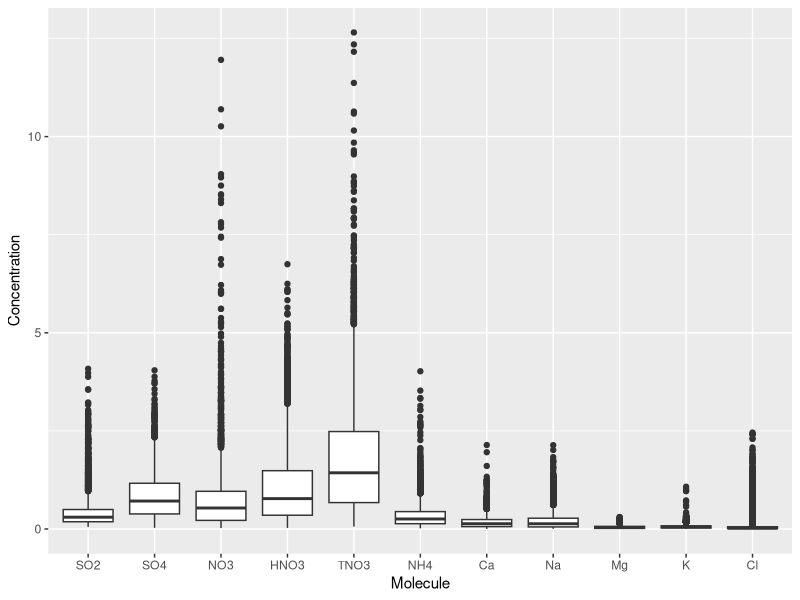
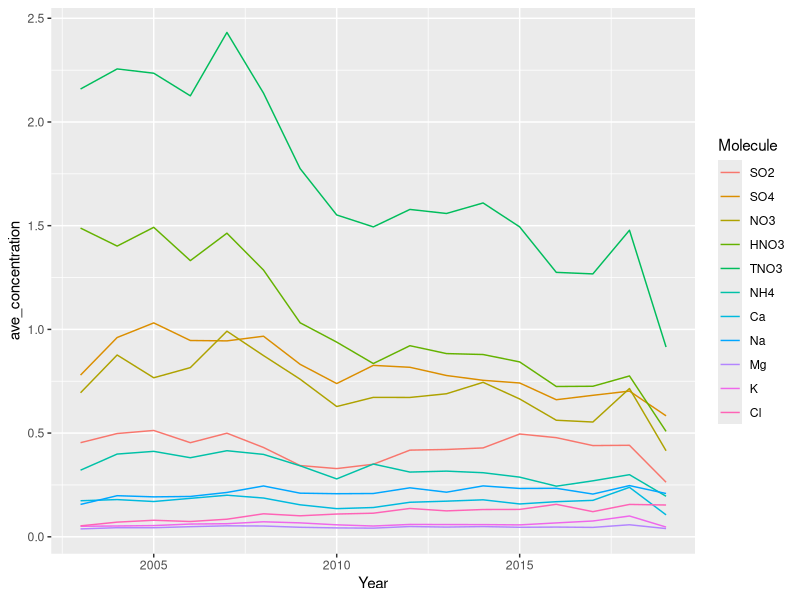

The R script that drew these images, in order:
## ---- chunk 1
library(tidyverse)
data <- read_csv("./Concentration - Weekly.csv")

## ---- chunk 2
library(dplyr)
data <- data %>%
  na.omit
## ---- chunk 3
colnames(data)[colnames(data)=="SO2_CONC"] <- "SO2" #Sulfur Dioxide
colnames(data)[colnames(data)=="SO4_CONC"] <- "SO4" #Sulfate
colnames(data)[colnames(data)=="NO3_CONC"] <- "NO3" #Nitrates
colnames(data)[colnames(data)=="HNO3_CONC"] <- "HNO3" #Nitric Acid
colnames(data)[colnames(data)=="TNO3_CONC"] <- "TNO3" #Total Nitrate
colnames(data)[colnames(data)=="NH4_CONC"] <- "NH4" #Ammonium
colnames(data)[colnames(data)=="CA_CONC"] <- "Ca" #Calcium
colnames(data)[colnames(data)=="NA_CONC"] <- "Na" #Soduim
colnames(data)[colnames(data)=="MG_CONC"] <- "Mg" #Magnesium
colnames(data)[colnames(data)=="K_CONC"] <- "K" #Potassioum
colnames(data)[colnames(data)=="CL_CONC"] <- "Cl" #Chlorine
colnames(data)[colnames(data)=="YEAR"] <- "Year"
colnames(data)
## ---- chunk 4
data <- gather(data, key = "Molecule", value = "Concentration", "SO2":"Cl", convert = FALSE, factor_key = TRUE)
head(data)
## ---- chunk 5
data$SITE_ID <- as.factor(data$SITE_ID)
data$YEAR <- as.factor(data$SITE_ID)
levels(data$SITE_ID)
## ---- chunk 6
index <- c("CON186", "DEV412", "JOT403", "LAV410", "PIN414", "SEK402", "SEK430", "YOS404")
values <- c("San Bernardino", "Inyo", "San Bernadino", "Shasta", "San Benito", "Tulare", "Tulare", "Mariposa")

#create new column
data$County <- values[match(data$SITE_ID, index)] 
## ---- chunk 7
data$DATEON <- as.POSIXct(parse_date(data$DATEON, format="%m/%d/%Y %H:%M:%S"))

data$DATEOFF <- as.POSIXct(parse_date(data$DATEOFF, format="%m/%d/%Y %H:%M:%S"))
## ---- chunk 8
ggplot() + geom_boxplot(data, mapping=aes(x = Molecule, y = Concentration))
## ---- chunk 9
years <- group_by(data, Year, Molecule)
summary <- summarize(years, ave_concentration = mean(Concentration))
ggplot() + geom_line(summary, mapping=aes(x = Year, y = ave_concentration, colour = Molecule))
